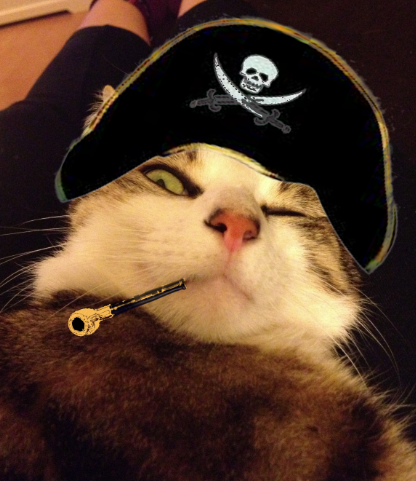
#> input picture TGrafica_Python/cat_3.png, 416 x 481 px
$ python otsu_segmentation.py
#> lines starting #> are read from the running program, lines starting #| are printed output that depends on the picture; after the words box and inside, x2 and y2 are one past the last pixel; in counts of white or black regions, pixels touching at a corner belong together
import numpy as np
import cv2

main_state = [400, 400]
secondary_state = [400, 400]

class i_container: #Administrador de imágenes, no es relevante en fft
    def __init__(self, name, size):
        self.name = name
        self.size = size
        self.route = None
        self.image = None

    def i_open(self, is_read, route):
#> called with is_read = True, route = 'cat_3.png'
        if(is_read == True):
            self.route = route
            self.image = cv2.imread(self.route, 0)
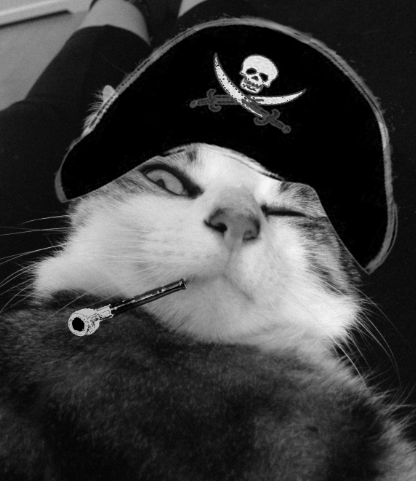
#> self.image: shape (481, 416); min 0, max 247, mean 63
            self.image = cv2.resize(self.image, (self.size[0], self.size[1]))
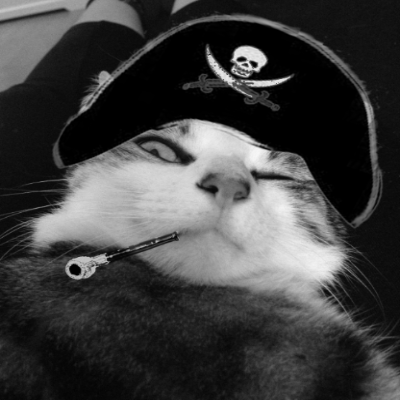
#> self.image: shape (400, 400); min 0, max 246, mean 62.9
        else:
            self.image = np.zeros((self.size[0], self.size[1], 1), np.uint8)

    def i_show(self, inverted=False):
        if(self.image is not None):
            if inverted:
                cv2.imshow(self.name, cv2.bitwise_not(self.image))
            else:
                cv2.imshow(self.name, self.image)

        else:
            print('Not created image to show')


class otsu:
    def __init__(self):
        self.inner_histogram = np.zeros(256, dtype='int')
        self.prob_ocurrences = np.zeros(256, dtype='float64')
        self.threshold = 0 # Default

    def get_histogram(self, in_image):
        for i in range(0, main_state[0]):
            for j in range(0, main_state[1]):
                self.inner_histogram[int(in_image[i, j])] += 1
        self.prob_ocurrences = self.inner_histogram / (main_state[0] * main_state[1])

    def method_1(self): #Intensive method
        min_T = np.arange(1, 256)
        for T in range(1, 256):
            q1 = np.sum(self.prob_ocurrences[:T]) # Last value in slicing does not include that value
            q2 = np.sum(self.prob_ocurrences[T:256])

            u1 = np.sum(np.multiply( np.arange(1, T+1), self.prob_ocurrences[:T]) / (q1 + 0.00001) )
            u2 = np.sum(np.multiply( np.arange(T+1, 257), self.prob_ocurrences[T:256]) / (q2 + 0.00001))

            v1 = np.sum( np.multiply(np.power(np.arange(1, T+1) - u1, 2) , ((self.prob_ocurrences[:T]) / (q1 + 0.00001)))  )
            v2 = np.sum( np.multiply(np.power(np.arange(T+1, 257) - u2, 2) , ((self.prob_ocurrences[T:256]) / (q1 + 0.00001)))  )
            wv = (q1 *v1) + (q2*v2)
            min_T[T-1] = wv

        result = np.argmin(min_T)+1
        self.threshold = result

    def apply_threshold(self, in_image):
        out_image = in_image.copy()
        for i in range(0, main_state[0]):
            for j in range(0, main_state[1]):
                if in_image[i, j] <= self.threshold:
                    out_image[i, j] = 0
                else:
                    out_image[i, j] = 255
        return out_image

    def describe(self):
        print('Histogram: \n', self.inner_histogram)
        print('ProbaOcurrence: \n', self.prob_ocurrences)


#****************************START HERE**************************************
#---------------- Carga Imagen ------------------------- # Abrimos las imágenes con las que vamos a trabajar
img1 = i_container('Origen', main_state)
#img1.i_open(True, 'cat_1.jpg')
#img1.i_open(True, 'cat_2.jpg')
img1.i_open(True, 'cat_3.png')
img2 = i_container('Binary', secondary_state)
img2.i_open(False, '')

otsu1 = otsu()
#---------------- Proceso -------------------------
otsu1.get_histogram(img1.image)
otsu1.method_1()
temp_img1 = otsu1.apply_threshold(img1.image)

print('Threshold de: ', otsu1.threshold)
#---------------- Resultado -------------------------
for i in range(0, secondary_state[0]): # Por alguna razón no podemos asignar los nuevos valores sino solo haciendo una iteración
    for j in range(0, secondary_state[1]):
        img2.image[i, j] = int(temp_img1[i, j])
        #img4.image[i, j] = int(temp_composed[i, j]*255) # Deletable
        #img3.image[i, j] = int(temp_img2[i, j]*255)

img1.i_show()
img2.i_show()
#> call 2 of i_show, with inverted = False
#> in i_show (call 2), `cv2.imshow(self.name, self.image)`:
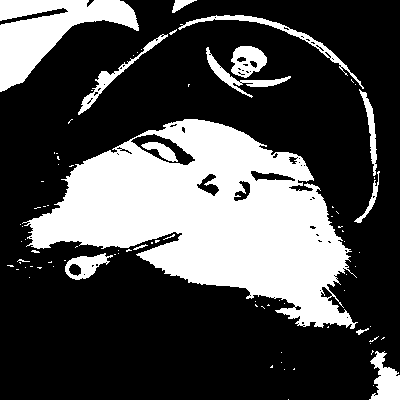
#> window 'Binary': shape (400, 400, 1); 29.7% white; 86 white regions (72 under 20 px), largest, box (x1, y1, x2, y2) and area: (22, 119, 358, 329) 35625, (0, 0, 139, 92) 5763, (178, 15, 364, 89) 970
cv2.waitKey(0)
cv2.destroyAllWindows()

$ run again, with TGrafica_Python/cat_1.jpg saved as TGrafica_Python/cat_3.png
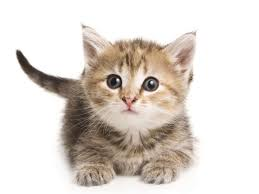
#> input picture TGrafica_Python/cat_1.jpg, 259 x 194 px
#> in i_open, `self.image = cv2.resize(self.image, (self.size[0], self.size[1]))`:
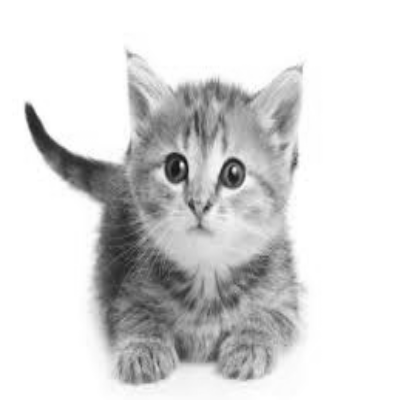
#> self.image: shape (400, 400); min 18, max 255, mean 216.6
#> in i_show (call 2), `cv2.imshow(self.name, self.image)`:
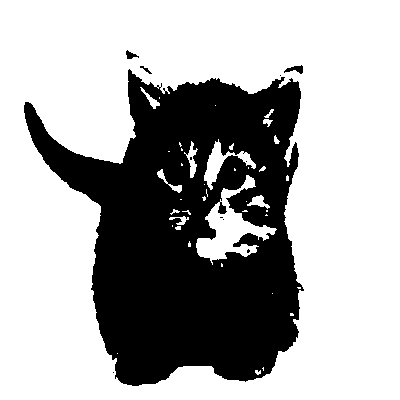
#> window 'Binary': shape (400, 400, 1); 67.1% white; 11 black regions (7 under 20 px), largest, box (x1, y1, x2, y2) and area: (24, 69, 304, 386) 52461, (284, 65, 303, 74) 89, (126, 50, 139, 59) 60, (140, 66, 152, 74) 31

$ run again, with TGrafica_Python/cat_2.jpg saved as TGrafica_Python/cat_3.png
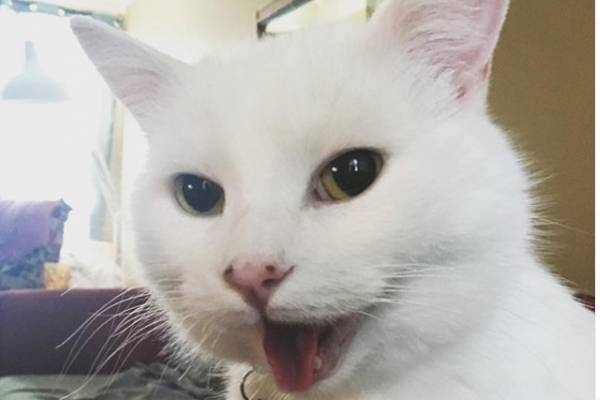
#> input picture TGrafica_Python/cat_2.jpg, 600 x 400 px
#> in i_open, `self.image = cv2.resize(self.image, (self.size[0], self.size[1]))`:
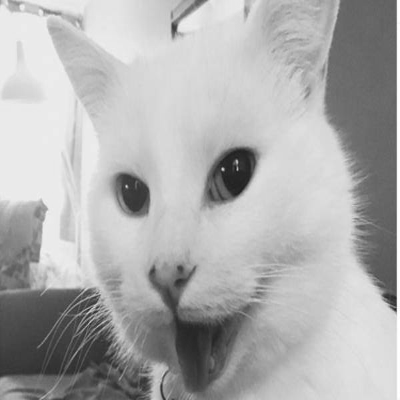
#> self.image: shape (400, 400); min 29, max 255, mean 174.3
#> in i_show (call 2), `cv2.imshow(self.name, self.image)`:
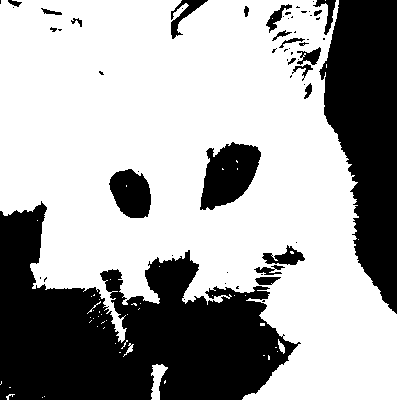
#> window 'Binary': shape (400, 400, 1); 65% white; 60 black regions (37 under 20 px), largest, box (x1, y1, x2, y2) and area: (0, 201, 301, 400) 33179, (319, 0, 397, 314) 15979, (200, 142, 261, 210) 2748
